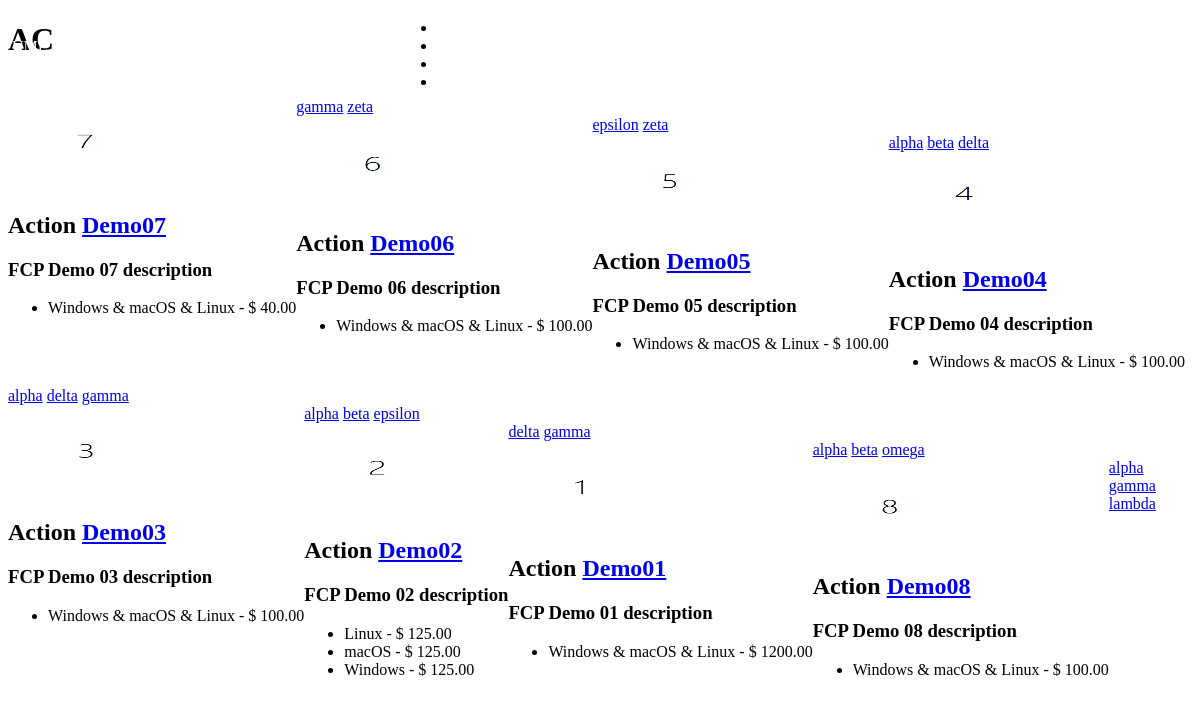
Page /games/genres/AC/ on the earlier database version.
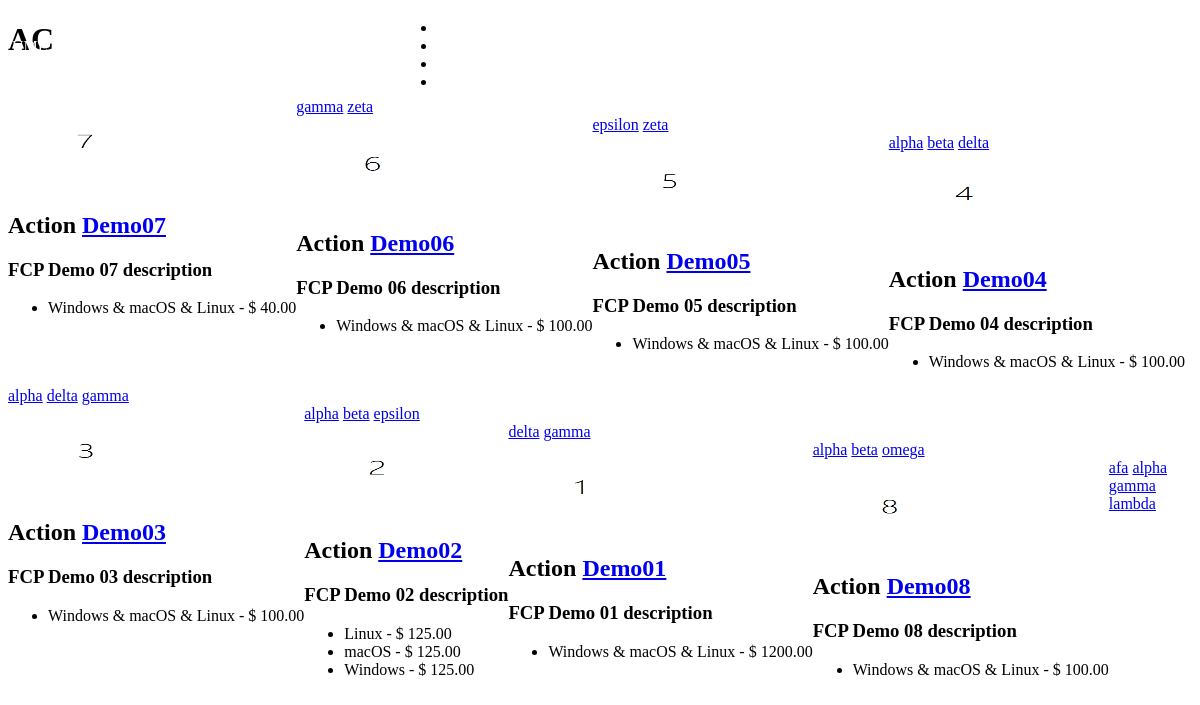
Same page on the later database version.
### tags/models.py (models this page shows, shortened)
class Tag(models.Model):
	label = models.TextField(max_length=100)
	objects = TagManager()

### games/views.py (the view)
# urls.py: url(r'^genres/(?P<genre>\w+)/$', views.genre, name='genre'),
def genre(request, genre):
    games = Game.objects.filter(genre=genre[:2].upper()).order_by('-date_published')
    context = {'genre': genre, 'games': games}
    return render(request, 'games/genre.html', context)

### games/templates/games/genre.html (shortened to what this page needs)
{% load static %}
<!doctype html>
<html>
  <head>
    <link href="//cdn.muicss.com/mui-0.9.15/css/mui.min.css" rel="stylesheet" type="text/css" />
    <link href="{% static "genre.css" %}" rel = "stylesheet" type = "text/css"/>
	  </head>
	  <body>
	  <header class="mui-appbar mui--z1">
      <div class="mui-container">
        <table width="100%">
          <tr class="mui--appbar-height">
            <td class="mui--text-title"><a style = “color:white;" href="/">FUME</a></td>
            <td align="left">
              <ul class="mui-list--inline mui--text-body2">
                {% if user.is_authenticated %}
                <li><a href="{% url 'member:logout' %}">Log Out</a></li>
                <li><a href="{% url 'games:purchased' %}">Games purchased</a></li>
                {% else %}
                <li><a href="{% url 'member:signup' %}">Sign Up</a></li>
                <li><a href="{% url 'member:login' %}">Log In</a></li>
                {% endif %}
                <li><a href="{% url 'games:genres' %}">Genres</a></li>
                <li><a href = "{% url 'tags:view_all_tags'%}">Tags</a></li>
              </ul>
            </td>
          </tr>
        </table>
      </div>
    </header>
	  <div class="mui-container">
		  <div  class = "mui-panel">
			<h1 style="text-transform: capitalize;">{{ genre }}</h1>
			<div class="mui-divider"></div><br>
    			{% for game in games %}
    <div class = "featured_games_item mui-panel">
        <div style = "float:left">
        <img src="{{ game.thumbnail.url }}" height="90" width="160">
        <h2><b>{{ game.get_genre_display }}</b> <a href="{% url 'games:game' game.id %}">{{ game.title }}</a></h2>
        <h3>{{ game.description }}</h3>
        <ul>
            {% for item in game.items.all %}
                <li>{{ item.get_platform_display }} - $ {{ item.price }}</li>
            {% endfor %}
        </ul>
        </div>
        <div>
        {% regroup game.tag_items.all|dictsort:'tag.label' by tag.label as tags %}
        {% for tag in tags %}
        <li class = "tagli" style = "display:inline">
            <a class="tagButton purchaseButton mui-btn mui-btn--primary mui-btn--raised" href="{% url 'tags:view_games_by_tag' tag.grouper %}">{{ tag.grouper }}</a></li>
        {% endfor %}
        </div>
    </div>
    {% endfor %}
			</div>
		</div>
	</body>

Differences in the rows shown:
added Tag: grouper "afa"
